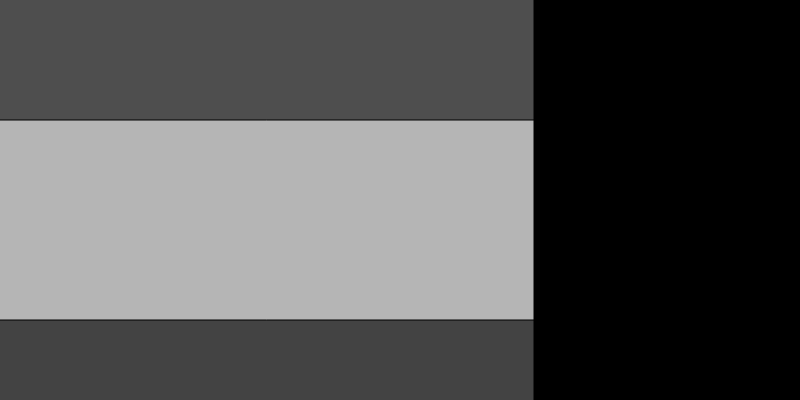
Frame 1 (no input)
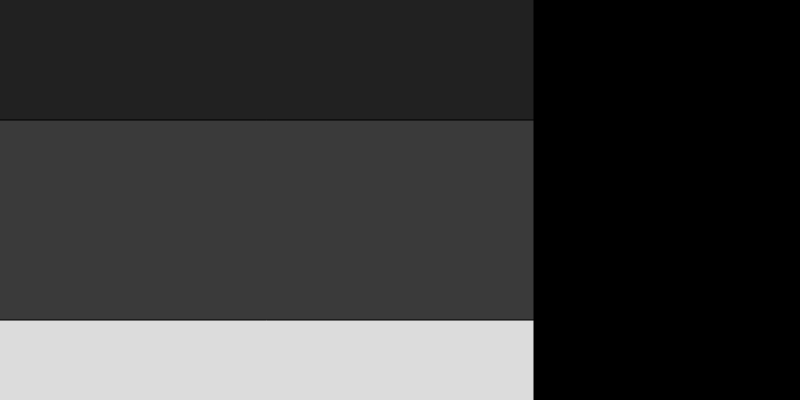
Frame 60 (no input)
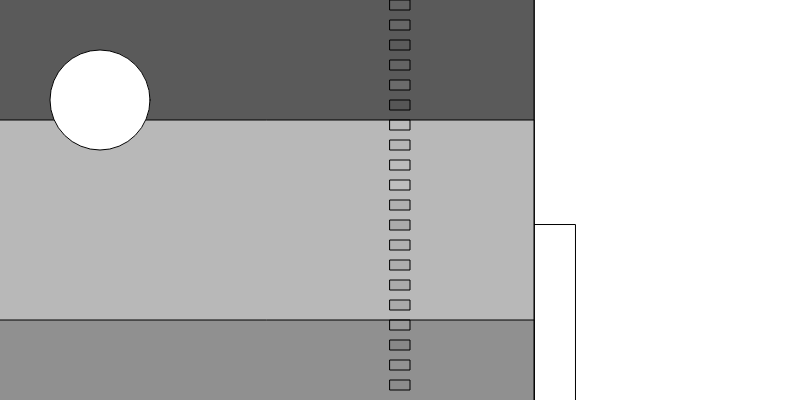
Frame 120 (the mouse pressed at the canvas centre since frame 60)

The p5.js sketch that drew these frames (run headless with seeded random() and noise() and a simulated clock; from frame 60 on, the mouse is pressed at the canvas centre):

// p5.js sketch
// ── sketch.js
function setup() {
    createCanvas(800,400);
    background(12455);
    fill(225);
    rectMode(CENTER);
  }
  
  function draw() {
  
    let r = random(40);
    let m = mouseX;
    console.log(m + " " + r);
    if (m < width/4)  {
      background(m);
      fill(255);
      circle(m, height/2, r * 9, r * 9);;;
    } else {
      background(width +m );
      rect(m, height/1, r * 9, r * 9);
    }

    for (let i = 0; i < 200; i += 225) {
        for (let j = 0; j < 1000; j += 200) {
          rand = random(225);
          fill(rand);
          rect( i+34, j+20, 1000, 1000 );
          console.log("this has a greyscale value of" + rand);
        }
      }
    
    
     
      let y1 = mouseY;
      if (mouseX < 250)  {
       
        for (let i = 0; i < mouseX; i += 20) {
          r1 = random(90);
          fill(r1);
          rect( i+5, y1, 10, 10 );
          console.log("r1 = " + r1);
         }
    
      }
      if (mouseX > 300)  {
    
        let mx = mouseX;
        for (let i = 0; i < mouseX; i += 20) {
          r2 = random(50,255);
          fill(r2,30);
          rect( mx, i+5, 20, 10 );
          console.log("r2 = " + r2);
         }
    
        if (mouseY < 250) {
    
          fill(100,0,20,90);
          fill(255);
          circle(100, 100, 100);(mouseX,y1,mouseX-50,y1+30,mouseX+50,y1+50);
    
        }  else {
          
          for (let i = 0; i < mouseX; i += 20) {
            r3 = random(100);
            fill(200,100,0,r3);
            rect( i+5, y1, 10, 10 );
            console.log("r3 = " + r3);
           }
    
          fill(255,120,0,50);
          ellipse(mouseX+200,y1,0,30);
    
        }
    
    
      }
   
   
    }
    
   
   
    

    
  
   
// ── project1.html
<!DOCTYPE html>
<html lang="en">
<head>
    <meta charset="UTF-8">
    <meta http-equiv="X-UA-Compatible" content="IE=edge">
    <meta name="viewport" content="width=device-width, initial-scale=1.0">
    <title>Ngan Vu</title>
    <link rel="stylesheet" href="styles/simple-grid.css">
    <link rel="stylesheet" href="styles/main.css">
</head>
<body>
  <div class="container">
      <div class="row nav_bar">
          <div class="col-4">
              <a href="/">Ngan Vu</a>
          </div>

          <div class="col-4">
              <a href="mailto:nganvu240904@.gmail.com">Contact&#8594;
              </a>
          </div>

          <div class="col-4">
              <a href="https://www.instagram.com/__blie.04e/">Instagram &#8599;</a>
          </div>
      </div>


        <div class="row project_page_description">
            <div class="col-4">
                <h3>glitch art</h3>
                <p class="project_tools">Photoshop</p>
                <p class="project_tools">glitch images</p>
            </div>
            <div class="col-8">
                <p>Project Description: photoshop images that created by glitch images </p>
            </div>
      </div>
        <div class="row">
            <div class="col-12">
                <img src="assets/images/nganvu_glitch image 2 copy.jpg"/>
                <p>glitch art of a squirrel created into a birthday cake</p>
            </div>
        </div>
        </div>
    </body>
</html>
<div class="row">
    <div class="col-12">
        <img src="assets/images/nganvu_glitch image 1 (2) copy.jpg"/>
        <p>glitch image of a squirrel created into a flower</p>
    </div>
</div>
</div>
</body>
</html>

// ── project2.html
<!DOCTYPE html>
<html lang="en">
<head>
    <meta charset="UTF-8">
    <meta http-equiv="X-UA-Compatible" content="IE=edge">
    <meta name="viewport" content="width=device-width, initial-scale=1.0">
    <title>Ngan Vu</title>
    <link rel="stylesheet" href="styles/simple-grid.css">
    <link rel="stylesheet" href="styles/main.css">
</head>
<body>
  <div class="container">
      <div class="row nav_bar">
          <div class="col-4">
              <a href="/">Ngan Vu</a>
          </div>

          <div class="col-4">
              <a href="mailto:nganvu240904@.gmail.com">Contact&#8594;
              </a>
          </div>

          <div class="col-4">
              <a href="https://www.instagram.com/__blie.04e/">Instagram &#8599;</a>
          </div>
      </div>


        <div class="row project_page_description">
            <div class="col-4">
                <h3>film poster</h3>
                <p class="project_tools">adobe photoshop</p>
                <p class="project_tools">film description</p>
            </div>
            <div class="col-8">
                <p>Project Description: short film inspiration poster </p>
            </div>
      </div>
        <div class="row">
            <div class="col-12">
                <img src="assets/images/poster"/>
                <p>secret life of Walter Mighty film inspiration poster</p>

// ── project3.html
<!DOCTYPE html>
<html lang="en">
<head>
    <meta charset="UTF-8">
    <meta http-equiv="X-UA-Compatible" content="IE=edge">
    <meta name="viewport" content="width=device-width, initial-scale=1.0">
    <title>Ngan Vu</title>
    <link rel="stylesheet" href="styles/simple-grid.css">
    <link rel="stylesheet" href="styles/main.css">
</head>
<body>
  <div class="container">
      <div class="row nav_bar">
          <div class="col-4">
              <a href="/">Ngan Vu</a>
          </div>

          <div class="col-4">
              <a href="mailto:nganvu240904@.gmail.com">Contact&#8594;
              </a>
          </div>

          <div class="col-4">
              <a href="https://www.instagram.com/__blie.04e/">Instagram &#8599;</a>
          </div>
      </div>


        <div class="row project_page_description">
            <div class="col-4">
                <h3>alphabet</h3>
                <p class="project_tools">adobe photoshop</p>
                <p class="project_tools">photoshop</p>
            </div>
            <div class="col-8">
                <p>Project Description: alphabet inspiration by sanrio</p>
            </div>
      </div>
        <div class="row">
            <div class="col-12">
                <img src="assets/images/photo 1.png"/>
                <p>sanrio alphabet</p>

// ── project4.html
<!DOCTYPE html>
<html lang="en">
<head>
    <meta charset="UTF-8">
    <meta http-equiv="X-UA-Compatible" content="IE=edge">
    <meta name="viewport" content="width=device-width, initial-scale=1.0">
    <title>Ngan Vu</title>
    <link rel="stylesheet" href="styles/simple-grid.css">
    <link rel="stylesheet" href="styles/main.css">
</head>
<body>
  <div class="container">
      <div class="row nav_bar">
          <div class="col-4">
              <a href="/">Ngan Vu</a>
          </div>

          <div class="col-4">
              <a href="mailto:nganvu240904@.gmail.com">Contact&#8594;
              </a>
          </div>

          <div class="col-4">
              <a href="https://www.instagram.com/__blie.04e/">Instagram &#8599;</a>
          </div>
      </div>


        <div class="row project_page_description">
            <div class="col-4">
                <h3>new species</h3>
                <p class="project_tools">adobe photoshop</p>
                <p class="project_tools">new species</p>
            </div>
            <div class="col-8">
                <p>Project Description: a sea lion collab with a koala </p>
            </div>
      </div>
        <div class="row">
            <div class="col-12">
                <img src="assets/images/hai cau.jpg"/>
                <p>a collaboration between two species that I like</p>

// ── project5.html
<!DOCTYPE html>
<html lang="en">
<head>
    <meta charset="UTF-8">
    <meta http-equiv="X-UA-Compatible" content="IE=edge">
    <meta name="viewport" content="width=device-width, initial-scale=1.0">
    <title>Ngan Vu</title>
    <link rel="stylesheet" href="styles/simple-grid.css">
    <link rel="stylesheet" href="styles/main.css">
</head>
<body>
  <div class="container">
      <div class="row nav_bar">
          <div class="col-4">
              <a href="/">Ngan Vu</a>
          </div>

          <div class="col-4">
              <a href="mailto:nganvu240904@.gmail.com">Contact&#8594;
              </a>
          </div>

          <div class="col-4">
              <a href="https://www.instagram.com/__blie.04e/">Instagram &#8599;</a>
          </div>
      </div>


        <div class="row project_page_description">
            <div class="col-4">
                <h3>short video</h3>
                <p class="project_tools">illustration</p>
                <p class="project_tools">illustration</p>
            </div>
            <div class="col-8">
                <p>Project Description: short film inspiration by how your year went by </p>
            </div>
      </div>
        <div class="row">
            <div class="col-12">
              <iframe width="560" height="315" src="https://www.youtube.com/embed/frUQdsWacEk" title="YouTube video player" frameborder="0" allow="accelerometer; autoplay; clipboard-write; encrypted-media; gyroscope; picture-in-picture" allowfullscreen></iframe>
                <p>my twelve month</p>

// ── project6.html
<!DOCTYPE html>
<html lang="en">
<head>
    <meta charset="UTF-8">
    <meta http-equiv="X-UA-Compatible" content="IE=edge">
    <meta name="viewport" content="width=device-width, initial-scale=1.0">
    <title>Ngan Vu</title>
    <link rel="stylesheet" href="styles/simple-grid.css">
    <link rel="stylesheet" href="styles/main.css">
</head>
<body>
  <div class="container">
      <div class="row nav_bar">
          <div class="col-4">
              <a href="/">Ngan Vu</a>
          </div>

          <div class="col-4">
              <a href="mailto:nganvu240904@.gmail.com">Contact&#8594;
              </a>
          </div>

          <div class="col-4">
              <a href="https://www.instagram.com/__blie.04e/">Instagram &#8599;</a>
          </div>
      </div>


        <div class="row project_page_description">
            <div class="col-4">
                <h3>compresing project</h3>
                <p class="project_tools">compressing sound from different movie</p>
                <p class="project_tools">illustration</p>
            </div>
            <div class="col-8">
                <p>Project Description: compressing sound from different movie to created a good sound </p>
            </div>
      </div>
        <div class="row">
            <div class="col-12">
              <div><iframe width="300" height="60" src="https://vocaroo.com/embed/1cYE3HnASgIG?autoplay=0" frameborder="0" allow="autoplay"></iframe><br><a href="https://voca.ro/1cYE3HnASgIG" title="Vocaroo Voice Recorder" target="_blank">View on Vocaroo &gt;&gt;</a></div>
</video>
                <p>compressing sounds</p>

// ── project7.html
<!DOCTYPE html>
<html lang="en">
<head>
    <meta charset="UTF-8">
    <meta http-equiv="X-UA-Compatible" content="IE=edge">
    <meta name="viewport" content="width=device-width, initial-scale=1.0">
    <title>Ngan Vu</title>
    <link rel="stylesheet" href="styles/simple-grid.css">
    <link rel="stylesheet" href="styles/main.css">
</head>
<body>
  <div class="container">
      <div class="row nav_bar">
          <div class="col-4">
              <a href="/">Ngan Vu</a>
          </div>

          <div class="col-4">
              <a href="mailto:nganvu240904@.gmail.com">Contact&#8594;
              </a>
          </div>

          <div class="col-4">
              <a href="https://www.instagram.com/__blie.04e/">Instagram &#8599;</a>
          </div>
      </div>


        <div class="row project_page_description">
            <div class="col-4">
                <h3>generated picture by AI</h3>
                <p class="project_tools">Dall-E</p>
                <p class="project_tools">Dall-E</p>
            </div>
            <div class="col-8">
                <p>Project Description: Dall-E inspiration picture </p>
            </div>
      </div>
        <div class="row">
            <div class="col-12">
                <img src="assets/images/shiba.png"/>
                <p>Dall-E inspration picture</p>


                <div class="row">
                    <div class="col-12">
                        <img src="assets/images/sunset.png"/>
                        <p>Dall-E inspration picture</p>

// ── project8.html
<!DOCTYPE html>
<html lang="en">
<head>
    <meta charset="UTF-8">
    <meta http-equiv="X-UA-Compatible" content="IE=edge">
    <meta name="viewport" content="width=device-width, initial-scale=1.0">
    <title>Ngan Vu</title>
    <link rel="stylesheet" href="styles/simple-grid.css">
    <link rel="stylesheet" href="styles/main.css">
</head>
<body>
  <div class="container">
      <div class="row nav_bar">
          <div class="col-4">
              <a href="/">Ngan Vu</a>
          </div>

          <div class="col-4">
              <a href="mailto:nganvu240904@.gmail.com">Contact&#8594;
              </a>
          </div>

          <div class="col-4">
              <a href="https://www.instagram.com/__blie.04e/">Instagram &#8599;</a>
          </div>
      </div>


        <div class="row project_page_description">
            <div class="col-4">
                <h3>moving picture</h3>
                <p class="project_tools">adobe animation</p>
                <p class="project_tools">fillustration and animation</p>
            </div>
            <div class="col-8">
                <p>Project Description:moving picture from AI h=generated </p>
            </div>
      </div>
        <div class="row">
            <div class="col-12">
              <iframe width="560" height="315" src="https://www.youtube.com/embed/COIHrWMDBZM" title="YouTube video player" frameborder="0" allow="accelerometer; autoplay; clipboard-write; encrypted-media; gyroscope; picture-in-picture" allowfullscreen></iframe>
                <p>moving picture</p>

// ── project9.html
<!DOCTYPE html>
<html lang="en">
<head>
    <meta charset="UTF-8">
    <meta http-equiv="X-UA-Compatible" content="IE=edge">
    <meta name="viewport" content="width=device-width, initial-scale=1.0">
    <title>Ngan Vu</title>
    <link rel="stylesheet" href="styles/simple-grid.css">
    <link rel="stylesheet" href="styles/main.css">
</head>
<body>
  <div class="container">
      <div class="row nav_bar">
          <div class="col-4">
              <a href="/">Ngan Vu</a>
          </div>

          <div class="col-4">
              <a href="mailto:nganvu240904@.gmail.com">Contact&#8594;
              </a>
          </div>

          <div class="col-4">
              <a href="https://www.instagram.com/__blie.04e/">Instagram &#8599;</a>
          </div>
      </div>


        <div class="row project_page_description">
            <div class="col-4">
                <h3>short moving sketch</h3>
                <p class="project_tools">illustration and animation</p>
                <p class="project_tools">animation</p>
            </div>
            <div class="col-8">
                <p>Project Description: short moving sketch </p>
            </div>
      </div>
        <div class="row">
            <div class="col-12">
                <div <div style="padding:100% 0 0 0;position:relative;"><iframe src="https://player.vimeo.com/video/778696039?h=62a43532a0&amp;badge=0&amp;autopause=0&amp;player_id=0&amp;app_id=58479" frameborder="0" allow="autoplay; fullscreen; picture-in-picture" allowfullscreen style="position:absolute;top:0;left:0;width:100%;height:100%;" title="Untitled-1 copy.mp4"></iframe></div><script src="https://player.vimeo.com/api/player.js"></script>
                <p>moving sketch inspire by Namjoon Indigo</p>
